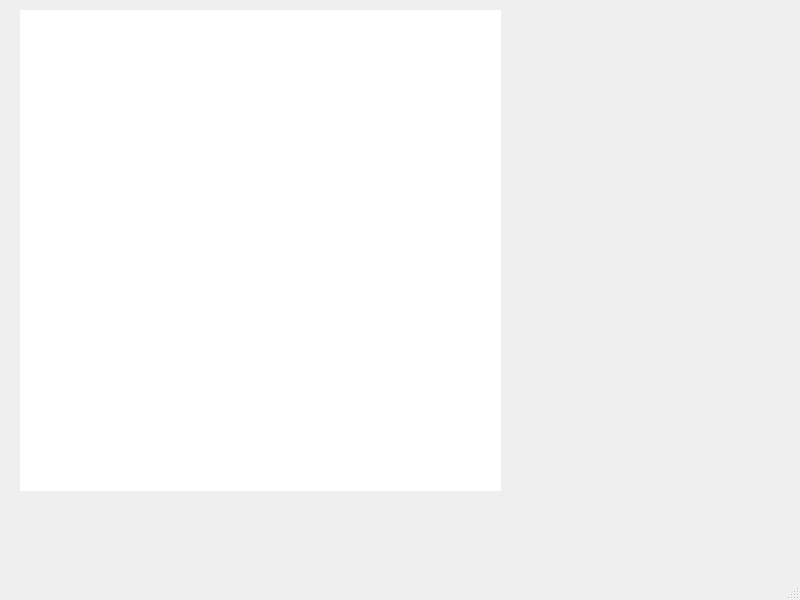
<?xml version="1.0" encoding="UTF-8"?>
<ui version="4.0">
 <class>MainWindow</class>
 <widget class="QMainWindow" name="MainWindow">
  <property name="geometry">
   <rect>
    <x>0</x>
    <y>0</y>
    <width>800</width>
    <height>600</height>
   </rect>
  </property>
  <property name="windowTitle">
   <string>MainWindow</string>
  </property>
  <widget class="QWidget" name="centralwidget">
   <widget class="QGraphicsView" name="mazeView">
    <property name="geometry">
     <rect>
      <x>20</x>
      <y>10</y>
      <width>481</width>
      <height>481</height>
     </rect>
    </property>
    <property name="frameShape">
     <enum>QFrame::NoFrame</enum>
    </property>
    <property name="lineWidth">
     <number>1</number>
    </property>
   </widget>
  </widget>
  <widget class="QMenuBar" name="menubar">
   <property name="geometry">
    <rect>
     <x>0</x>
     <y>0</y>
     <width>800</width>
     <height>21</height>
    </rect>
   </property>
  </widget>
  <widget class="QStatusBar" name="statusbar"/>
 </widget>
 <resources/>
 <connections/>
</ui>
